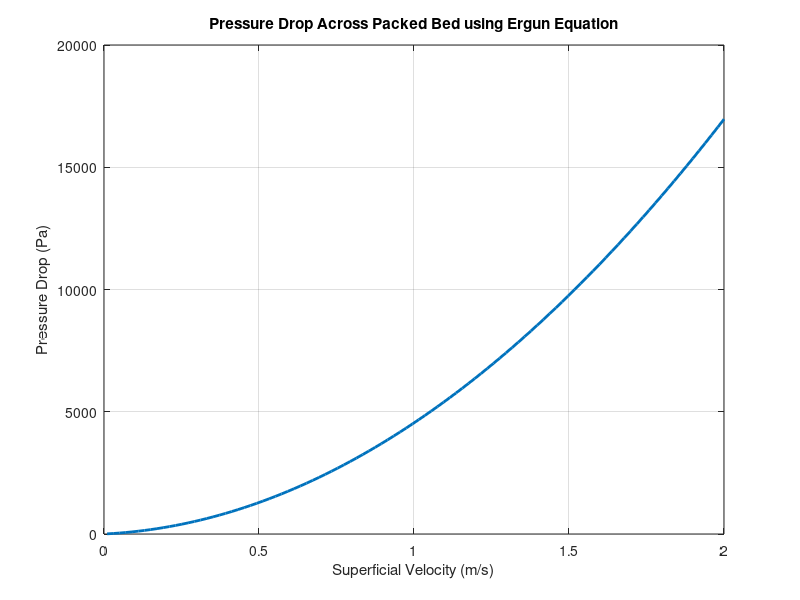
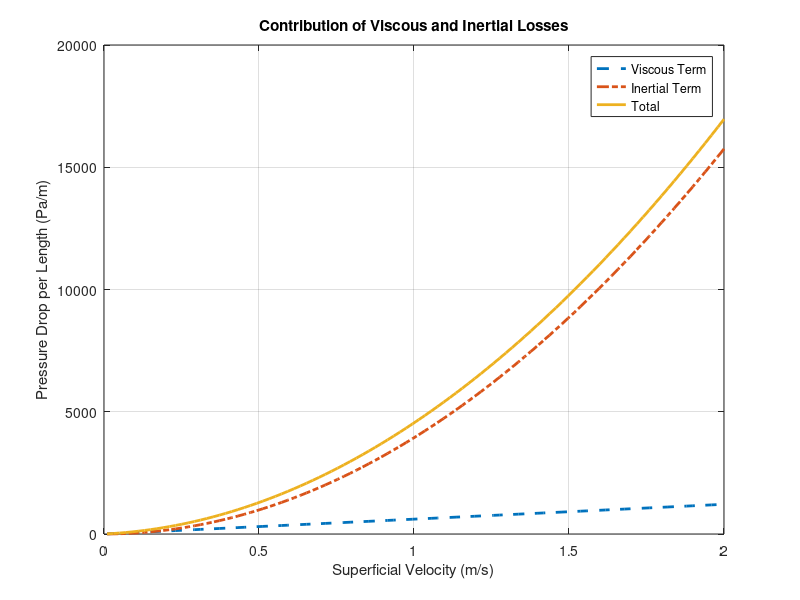
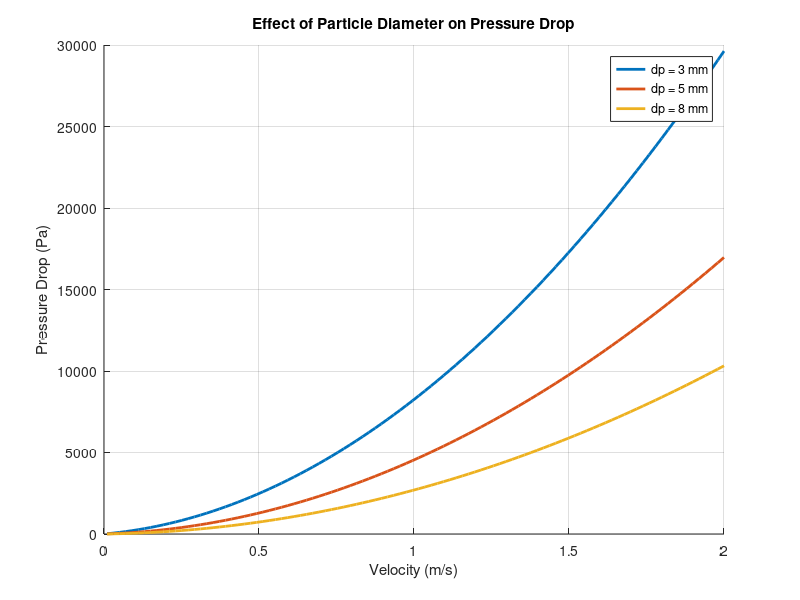

These charts were generated, in order, by the following MATLAB code:
clc;        
clear;      
close all;  
epsilon = 0.4;        % void fraction
dp = 0.005;           % particle diameter (m)
mu = 1.8e-5;          % viscosity of air (Pa.s)
rho = 1.2;            % density of air (kg/m^3)
L = 1;                % bed length (m)

v = linspace(0.01, 2, 100);

% Viscous term
term1 = (150*(1 - epsilon)^2 * mu .* v) / (epsilon^3 * dp^2);
% Inertial term
term2 = (1.75*(1 - epsilon) * rho .* v.^2) / (epsilon^3 * dp);

% total pressure drop per length
deltaP_per_L = term1 + term2;
% total pressure drop
deltaP = deltaP_per_L * L

figure
plot(v, deltaP, 'LineWidth', 2)
xlabel('Superficial Velocity (m/s)')
ylabel('Pressure Drop (Pa)')
title('Pressure Drop Across Packed Bed using Ergun Equation')
grid on

figure
plot(v, term1, '--', 'LineWidth', 2)
hold on
plot(v, term2, '-.', 'LineWidth', 2)
plot(v, deltaP_per_L, 'LineWidth', 2)
hold off

xlabel('Superficial Velocity (m/s)')
ylabel('Pressure Drop per Length (Pa/m)')
legend('Viscous Term', 'Inertial Term', 'Total')
title('Contribution of Viscous and Inertial Losses')
grid on

dp_values = [0.003, 0.005, 0.008];

figure
hold on
for dp = dp_values
    deltaP = ((150*(1-epsilon)^2*mu.*v)./(epsilon^3*dp^2) + ...
              (1.75*(1-epsilon)*rho.*v.^2)./(epsilon^3*dp)) * L;
    plot(v, deltaP, 'LineWidth', 2)
end
hold off

xlabel('Velocity (m/s)')
ylabel('Pressure Drop (Pa)')
legend('dp = 3 mm', 'dp = 5 mm', 'dp = 8 mm')
title('Effect of Particle Diameter on Pressure Drop')
grid on